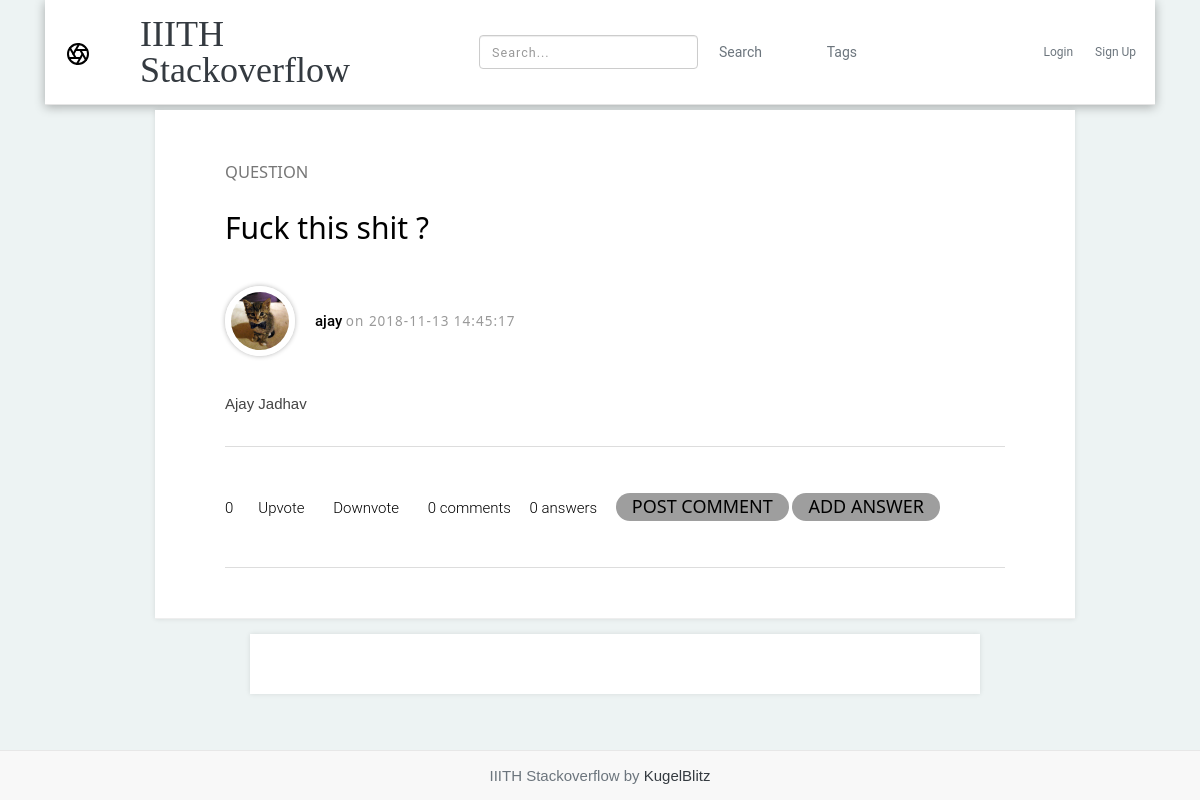
Page /1/que on the earlier database version.
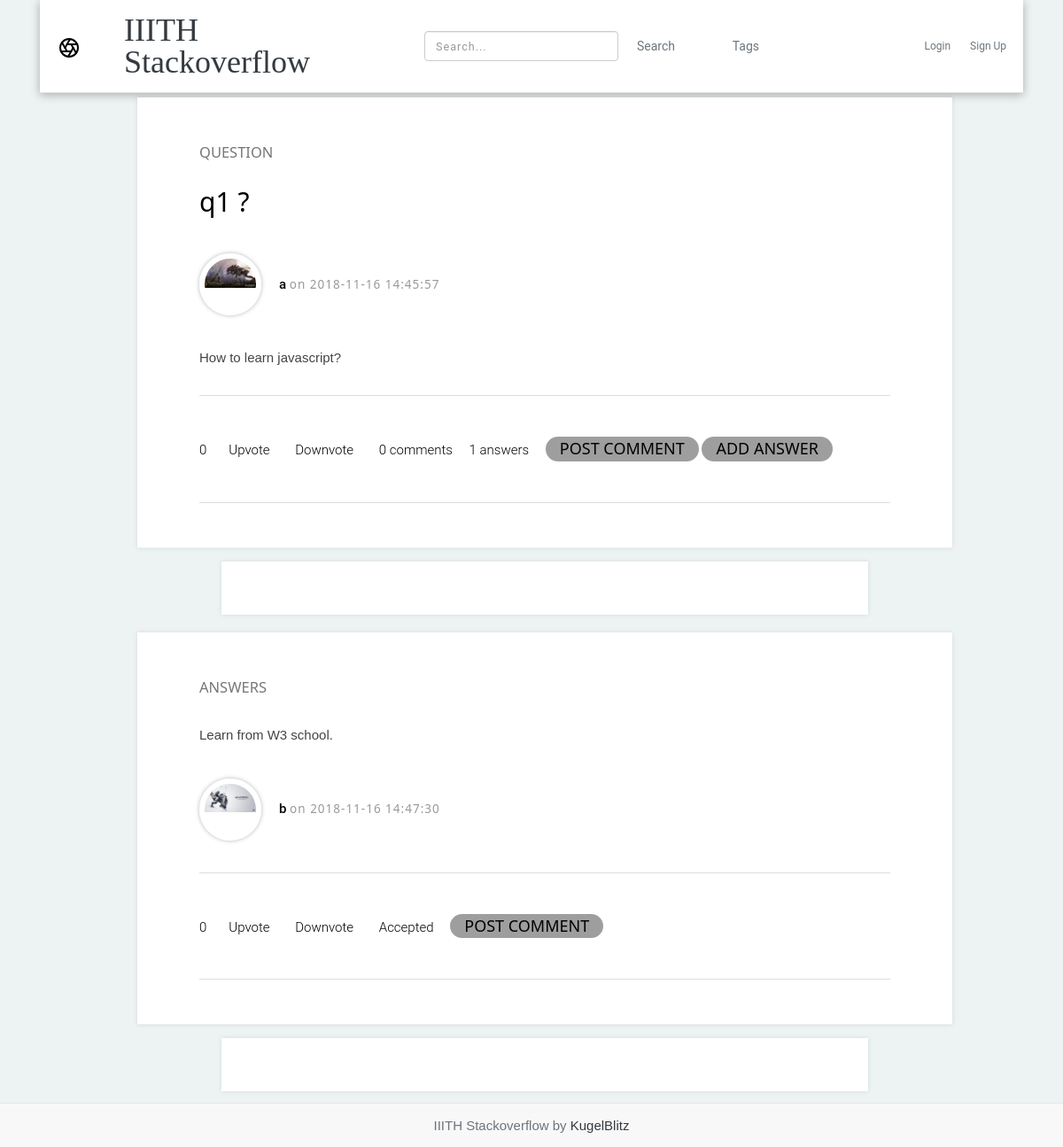
Same page on the later database version.
### tables this page shows
CREATE TABLE post (
  qid INTEGER PRIMARY KEY AUTOINCREMENT,
  author_id INTEGER NOT NULL,
  created TIMESTAMP NOT NULL DEFAULT CURRENT_TIMESTAMP,
  upvotes INTEGER NULL DEFAULT 0,
  title TEXT NOT NULL,
  body TEXT NOT NULL,
  bestAnswer INTEGER NULL DEFAULT -1,
  accepted BIT NULL DEFAULT 0,
  FOREIGN KEY (author_id) REFERENCES user (id)
);

CREATE TABLE user (
  id INTEGER PRIMARY KEY AUTOINCREMENT,
  username TEXT UNIQUE NOT NULL,
  email TEXT UNIQUE NOT NULL,
  password TEXT NOT NULL,
  description VARCHAR(100) NULL,
  reputation INTEGER DEFAULT 0,
  profile_picture VARCHAR(256) DEFAULT NULL
);

CREATE TABLE answer (
  id INTEGER PRIMARY KEY AUTOINCREMENT,
  qid INTEGER  NOT NULL,
  author_id INTEGER NOT NULL,
  body VARCHAR(10000) NULL,
  upvotes INTEGER NULL DEFAULT 0,
  created TIMESTAMP NOT NULL DEFAULT CURRENT_TIMESTAMP,
  accepted BIT NULL DEFAULT 0,
  FOREIGN KEY (author_id) REFERENCES user (id),
  FOREIGN KEY (qid) REFERENCES post (qid)
  
);

### flaskr/question.py (the view)
@bp.route('/<int:id>/que',  methods=('GET','POST'))
def que(id):
    db = get_db()
    db = get_db()
    posts=db.execute('SELECT qid, title, body, created, author_id, username, upvotes,profile_picture'
        ' FROM post p JOIN user u ON p.author_id = u.id where qid =?' , (id,)).fetchone()
    tags=db.execute('SELECT * FROM qtags where qid=?',(id,)).fetchall()
    comments=db.execute('SELECT * FROM comment_question WHERE qid=?',(id,)).fetchall()
    ans=db.execute('SELECT * FROM answer a JOIN user u ON a.author_id=u.id WHERE qid = ? ORDER BY a.accepted DESC, upvotes DESC', (id,)).fetchall()
    ans_len=len(ans)
    comments_len=len(comments)
    tag_len=len(tags)
    list1={}
    tag_len=len(tags)
    for i in ans:
        ans4=db.execute('SELECT * FROM comment_answer WHERE ans_id=?',(i['id'],)).fetchall()
        list1[i['id']]=ans4
    return render_template('question/que.html',posts=posts,ans=ans,ans_len=ans_len,comments=comments,comments_len=comments_len,tags=tags,tag_len=tag_len,list1=list1)

### flaskr/auth.py (called while the page is built)
@bp.before_app_request
def load_logged_in_user():
    user_id = session.get('user_id')
    if user_id is None:
        g.user = None
    else:
        g.user = get_db().execute(
            'SELECT * FROM user WHERE id = ?', (user_id,)
        ).fetchone()

### flaskr/db.py (called while the page is built)
def get_db():
    if 'db' not in g:
        g.db = sqlite3.connect(
            current_app.config['DATABASE'],
            detect_types=sqlite3.PARSE_DECLTYPES
        )
        g.db.row_factory = sqlite3.Row
    return g.db

### flaskr/templates/question/que.html (shortened to what the changed rows need)
{% extends 'base.html' %}
{%block content%}
    <section class="post-area">
        <div class="container">
          <div class="row">
            <div class="col-lg-10 col-md-12">
              <div class="main-post">
                <div class="post-top-area">
                  <h5 class="pre-title">QUESTION</h5>
                  <h3 class="title"><a href="#"><b>{{posts['title']}} ?</b></a></h3>
                  <div class="post-info">
                    <div class="left-area">
                      <a class="avatar" href="{{ url_for('auth.profile',id=posts['author_id']) }}"><img src="{{ url_for('static', filename=posts['profile_picture'])}}"" alt="Profile Image"></a>
                    </div>
                    <div class="middle-area">
                      <a class="name" href="#"><b>{{ posts['username'] }}</b></a>
                      <h6 class="date">on {{posts['created']}}</h6>
                    </div>
                  </div>
                  <p class="para">
                      {{posts['body']}}
                  </p>
                </div>
                <div class="post-bottom-area">
                  <div class="post-icons-area">
                    <ul class="post-icons">
                      <li><a>{{posts['upvotes']}}</a>
                      <li><a href="{{ url_for('question.upvote_question', id=posts['qid']) }}""><i class="ion-heart"></i>Upvote</a></li>
                      <li><a href="{{ url_for('question.downvote_question', id=posts['qid']) }}"><i class="ion-heart-broken"></i>Downvote</a></li>
                      <li><a ><i class="ion-chatbubble"></i>{{comments_len}} comments</a></li>
                      <li><a>{{ans_len}} answers</a></li>
                      <li class="w3-panel w3-round-xxlarge w3-grey" ><h4><b><a href="{{ url_for('question.create_comment', id=posts['qid']) }}"> POST COMMENT</a></b></h4></li>
                      <li  class="w3-panel w3-round-xxlarge w3-gray" ><h4><b><a href="{{ url_for('question.createanswer', id=posts['qid']) }}"> ADD ANSWER</a></b></h4></li>
                    </ul>
                  </div>
                </div>
              </div>
            </div>
          </div>
        </div>
      </section>
  <section class="post-area">
      <div class="container">
        <div class="row">
            {% for ans in ans  %}
          <div class="col-lg-1 col-md-0"></div>
          <div class="col-lg-10 col-md-12">
            <div class="main-post">
              <div class="post-top-area">
                <h5 class="pre-title">ANSWERS</h5>
                <p class="para">
                    {{ ans['body'] }}
                </p>
                <div class="post-info">
                  <div class="left-area">
                    <a class="avatar" href="{{ url_for('auth.profile',id=ans['author_id']) }}"><img src="{{ url_for('static', filename=ans['profile_picture'])}}"" alt="Profile Image"></a>
                  </div>
                  <div class="middle-area">
                    <a class="name" ><b>{{ ans['username'] }}</b></a>
                    <h6 class="date">on {{ans['created']}}</h6>
                  </div>
                </div>
              </div>
              <div class="post-bottom-area">
                <div class="post-icons-area">
                  <ul class="post-icons">
                    <li><a>{{ans['upvotes']}}</a>
                    <li><a href="{{ url_for('question.upvote_answer', id=ans['id']) }}"><i class="ion-heart"></i>Upvote</a></li>
                    <li><a href="{{ url_for('question.downvote_answer', id=ans['id']) }}"><i class="ion-heart-broken"></i>Downvote</a></li>
                    {% if ans['accepted'] %}
                    <li><a href="{{url_for('question.accept_answer', aid=ans['id'], qid=posts['qid'])}}"><i class="ion-checkmark-round"></i>Accepted</a></li>
                    {% else %}
                    <li><a href="{{url_for('question.accept_answer', aid=ans['id'], qid=posts['qid'])}}"><i class="ion-checkmark-round"></i>Accept</a></li>
                    {% endif %}
                    <li class="w3-panel w3-round-xxlarge w3-grey" ><h4><b><a href="{{ url_for('question.create_comment_ans', qid=posts['qid'], aid=ans['id']) }}"> POST COMMENT</a></b></h4></li>
                  </ul>
                </div>
                </div>
              </div>
            </div>
            <section class="comment-section center-text">
                <div class="container">
                  <div class="row">
                    <div class="col-lg-2 col-md-0"></div>
                    <div class="col-lg-8 col-md-12">
                      <div class="commnets-area text-left">
                      </div>
                    </div>
                  </div>
                </div>
              </section>
              {%endfor%}
          </div>
      </div>
</section>
    {% endblock %}

Differences in the rows shown:
changed post: title "Fuck this shit" → "q1"; created "2018-11-13 14:45:17" → "2018-11-16 14:45:57"; body "Ajay Jadhav" → "How to learn javascript?"
changed user: profile_picture: a different picture; username "ajay" → "a"
added answer: body "Learn from W3 school.", profile_picture (picture), username "b", created "2018-11-16 14:47:30", upvotes "0"
Other differences:
{{ ans_len }}: "0" → "1"
